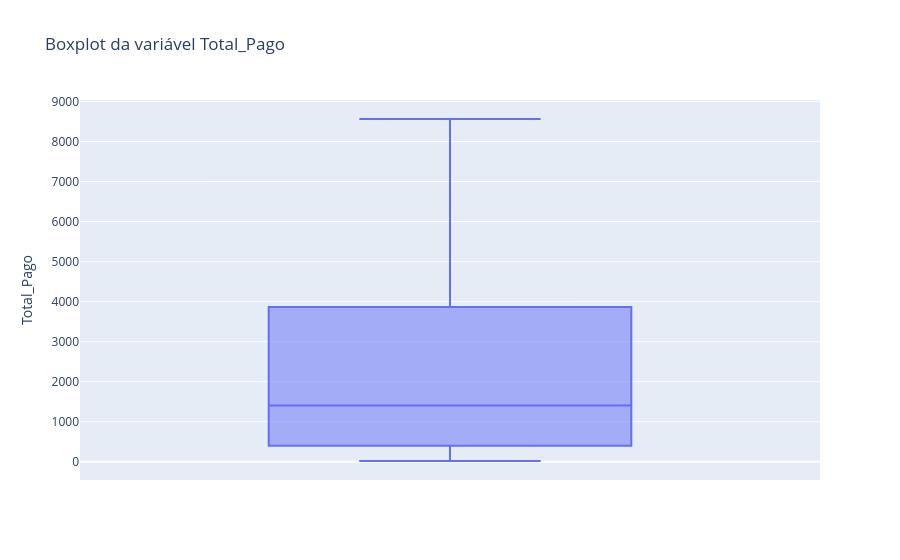

The notebook cell this image was saved under:
### Code cell
fig = px.box(df['Total_Pago'], y='Total_Pago', title='Boxplot da variável Total_Pago', labels={'Valores': 'Valores'})
fig.show()

# Fiz um interativo para ter melhor visualização da distribuição dos valores e quartis, mas não consegui compreender a não demonstração dos outliers no gráfico

### Figure 1 — Plotly figure (JSON) as saved in the notebook; plotly's stock layout.template omitted (floating-point values rounded to 4 significant figures; data arrays with more than 128 entries replaced by an {"elided": "..."} marker saying what was removed)
{"data": [{"alignmentgroup": "True", "hovertemplate": "Total_Pago=%{y}<extra></extra>", "legendgroup": "", "marker": {"color": "#636efa"}, "name": "", "notched": false, "offsetgroup": "", "orientation": "v", "showlegend": false, "type": "box", "x0": " ", "xaxis": "x", "y": {"elided": "2488 float values"}, "y0": " ", "yaxis": "y"}], "layout": {"boxmode": "group", "legend": {"tracegroupgap": 0}, "title": {"text": "Boxplot da variável Total_Pago"}, "xaxis": {"anchor": "y", "domain": [0, 1]}, "yaxis": {"anchor": "x", "domain": [0, 1], "title": {"text": "Total_Pago"}}}}
